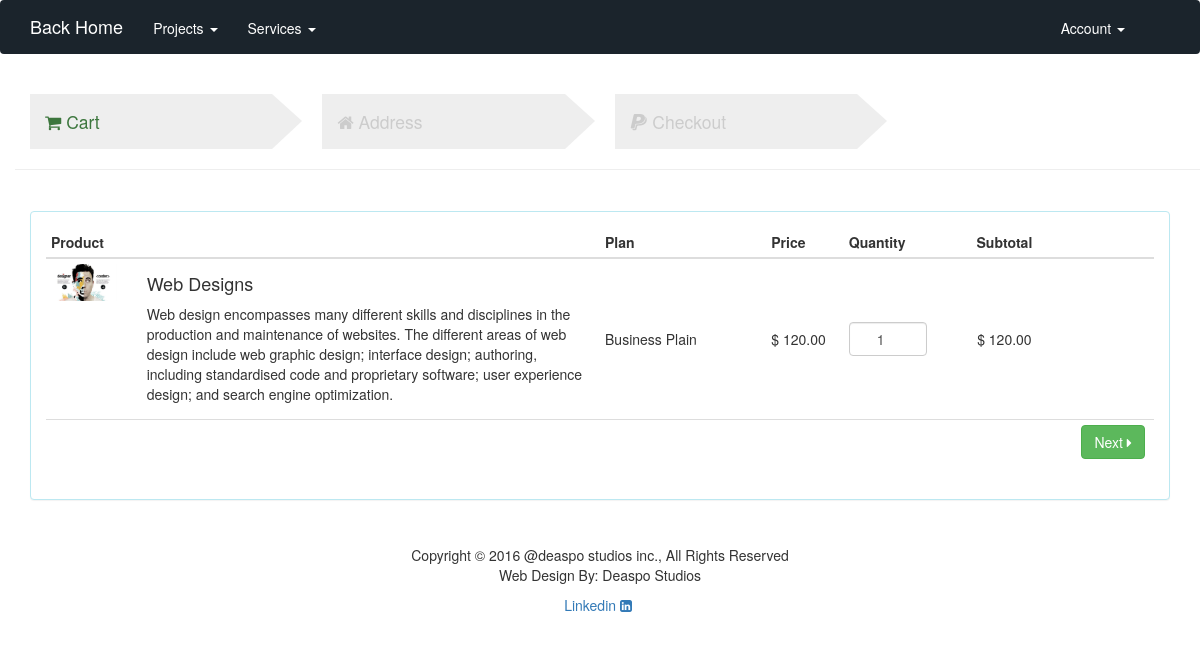
/service/1/2/order (signed in), run on the app's committed database.
### deaspo/models.py (models this page shows, shortened)
class Product(models.Model):
    pname= models.CharField(max_length=100, unique=True, default='Product')
    ppics = models.ImageField(upload_to=path_file_name, default='products/default.jpg')
    pintro = models.CharField(max_length=50, default='Brief intro')
    pshortdesc = models.CharField(max_length=500, default='Short description')
    pdesc = models.TextField(max_length=3000, default='Product description')
    prel = models.ManyToManyField("self", blank=True)
    pproj = models.ManyToManyField(Project)
    plan = models.ManyToManyField(Plan)
    type = (
        ('A', 'Web'),
        ('B', 'Desktop'),
        ('C', 'Mobile'),
        ('D', 'Others'),
    )
    category = models.CharField(choices=type,default="Web", max_length=50)
    pmain = models.BooleanField(default=False)

class Plan(models.Model):
    pn_name = models.CharField(max_length=50,unique=True)
    pn_yearly = models.DecimalField(decimal_places=2,max_digits = 5,default=5)
    pn_ssd =models.IntegerField(default=20, name='SSD')
    pn_transfer = models.IntegerField(default=1, name='Transers')
    pn_ram = models.IntegerField(default=512,name='Ram')
    pn_cpu = models.IntegerField(default=1, name='CPU')

### deaspo/views.py (the view)
# urls.py: url(r'^service/(\d+)/(\d+)/order$', views.order, name='order'),
@login_required
def order(request, service_id, plan_id):
    products = Product.objects.all()  # returns all the products and services
    projects = Project.objects.all()  # return all the projects
    eplans = EmailPlan.objects.all()
    service =  get_object_or_404(Product, pk=service_id)
    splan = get_object_or_404(Plan, pk=plan_id)
    activate = False
    if not request.POST:
        form = WebOrderForm()
        form.total_price = splan.pn_yearly
    else:
        form = WebOrderForm(request.POST)
        form.hosting_plan = splan.pn_name
    return render(request,'services/order.html',{'activate':activate,'eplans':eplans,'service':service,'splan':splan,'form':form,'services':products,'projects':projects,'email':request.user.email,'fullname':request.user.get_full_name(),'username':request.user.username,'picture':request.user.profile.picture})

### templates/services/order.html (shortened to what this page needs)
{% load staticfiles %}
<!DOCTYPE html>
<html lang="en">
<head>
    <link rel="stylesheet" type="text/css" href="{% static 'services/service/css/bootstrap.min.css' %}">
    <link rel="stylesheet" type="text/css" href="{% static 'services/service/css/font-awesome.min.css' %}">
    <link rel="stylesheet" type="text/css" href="{% static 'services/service/css/order.css' %}">
</head>
<body>
<nav class="navbar navbar-webmaster">
    <div class="container">
    	<div class="navbar-header">
			<a class="navbar-brand" href="/">Back Home</a>
		</div>
		<div class="collapse navbar-collapse" id="navbar">
			<ul class="nav navbar-nav">
				<li class="dropdown">
					<a href="#" class="dropdown-toggle" data-toggle="dropdown" role="button" aria-expanded="false">Projects <span class="caret"></span></a>
				</li>
				<li class="dropdown">
					<a href="#" class="dropdown-toggle" data-toggle="dropdown" role="button" aria-expanded="false">Services <span class="caret"></span></a>
				</li>
			</ul>
            <ul class="nav navbar-nav navbar-right">
                <li class="dropdown"><a href="#" class="dropdown-toggle" data-toggle="dropdown">Account
                    <b class="caret"></b></a>
                </li>
            </ul>
		</div>
	</div>
</nav>
{% block contents %}
<div class="container">
    <br />
    <div class="row">
        <div class="col-xs-12 col-sm-8 col-lg-9">
            <div class="row">
                <div class="col-xs-12 col-sm-4">
                    <div id="cart_bar" class="step active">
                        <span class="fa fa-shopping-cart"></span>
                        Cart
                        <div class="hidden-xs caret right"></div>
                    </div>
                </div>
                <div class="col-xs-12 col-sm-4">
                    <div id="address_bar" class="step">
                            <span class="fa fa-home"></span>
                            Address
                            <div class="hidden-xs caret right"></div>
                    </div>
                </div>
                <div class="col-xs-12 col-sm-4">
                    <div id="review_bar" class="step">
                            <span class="fa fa-paypal"></span>
                            Checkout
                            <div class="hidden-xs caret right"></div>
                    </div>
                </div>
            </div>
        </div>
        <hr class="col-xs-12" />
    </div>
</div>
<div class="container">
    <div id="cart" style="margin-top: 20px">
        <div class="panel panel-info">
            <div class="panel-body">
                <table id="cart" class="table table-hover table-condensed">
    				<thead>
						<tr>
							<th style="width:50%">Product</th>
                            <th style="width:15%">Plan</th>
							<th style="width:7%">Price</th>
							<th style="width:8%">Quantity</th>
							<th style="width:13%" class="text-center">Subtotal</th>
							<th style="width:10%"></th>
						</tr>
					</thead>
					<tbody>
						<tr>
							<td data-th="Product">
								<div class="row">
									<div class="col-sm-2 hidden-xs"><img src="{{ service.ppics.url }}" alt="..." class="img-responsive"/></div>
									<div class="col-sm-10">
										<h4 class="nomargin">{{ service.pname }}</h4>
										<p>{{ service.pshortdesc }}</p>
									</div>
								</div>
							</td>
                            <td data-th="Price">{{ splan.pn_name }}</td>
							<td id="price" data-th="Price">$ {{ splan.pn_yearly }}</td>
							<td data-th="Quantity">
								<input min="1" max="1" id="qty" type="number" class="form-control text-center" value="1">
							</td>
							<td id="subtotal" data-th="Subtotal" class="text-center">1.99</td>
							<td class="actions" data-th="">
							</td>
						</tr>
					</tbody>
					<tfoot>
                    <tr>
                        <td></td>
                        <td></td>
                        <td></td>
                        <td></td>
                        <td></td>
                        <td>
                        <button id="next_cart" type="button" class="btn btn-success">
                            Next <span class="fa fa-caret-right"></span>
                        </button></td>
                    </tr>
                </tfoot>
				</table>
            </div>
        </div>
    </div>
</div>
{% endblock contents %}
<footer class="container-fluid text-center bg-lightgray">
        <div class="copyrights" style="margin-top:25px;">
            <p>Copyright © 2016 @deaspo studios inc., All Rights Reserved
                <br>
                <span>Web Design By: Deaspo Studios</span></p>
            <p><a href="https://www.linkedin.com/" target="_blank">Linkedin <i class="fa fa-linkedin-square" aria-hidden="true"></i> </a></p>
        </div>
</footer>
</body>
</html>

### deaspo/static/services/service/css/order.css (style rules this page uses)
nav.navbar-webmaster { background: #1b242c; }
nav.navbar-webmaster a { color: #fff; }
nav.navbar-webmaster ul.navbar-nav a { color: #fff; border-style: solid; border-width: 2px 0 0 0; border-color:#1b242c; }
.navbar-nav.navbar-right:last-child { margin-right: 15px !important; }
.table>tbody>tr>td, .table>tfoot>tr>td { vertical-align: middle; }
.step { background:#eee;font-size:1em;color:#ccc;padding:15px;font-size:1.25em; }
.step.active { color:#3C763D; }
.step .caret { position:absolute;margin:0;color:#eee;opacity:1.0; }
.step .caret.right { right:1px;top:0px;border-top:27px solid transparent;border-bottom:28px solid transparent;border-left:30px solid; }
@media (min-width:768px) { .step { margin-right:20px; } }

### data on the page
Product: ppics (picture), pname "Web Designs", pshortdesc "Web design encompasses many different skills and disciplines in the production and maintenance of websites. The different areas of web design include web graphic design; interface design; authoring, including standardised code and proprietary software; user experience design; and search engine optimization."
Plan: pn_name "Business Plain", pn_yearly "120.00"
